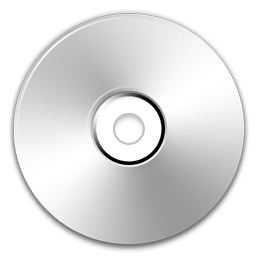
%> input picture CD.bmp, 256 x 256 px
$ octave vizSys_uloha2.m   (GNU Octave 9; MATLAB toolbox functions it lacks are replaced by stand-ins)
%> lines starting %> are read from the running program, lines starting %| are printed output that depends on the picture; in (x1, y1, x2, y2) boxes, pixels count from 0 and x2, y2 are one past the last pixel; in counts of white or black regions, pixels touching at a corner belong together; the program's own positions count from 1
clear all;
clc;
%% Uprava vstupneho obrazku
% nacitanie
I = imread('C:\Users\Ka鑕nka\Desktop\hough\CD.bmp');
%> I is the input picture: size 256x256x3 uint8; min 0, max 255, mean 224.9
% obrazok do gray
img_gray = rgb2gray(I);
% gaussov filter
filter = fspecial('gaussian',3,3);
img_gauss = imfilter(img_gray,filter);
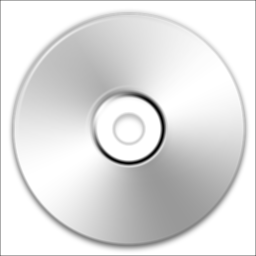
%> img_gauss: size 256x256 uint8; min 1, max 255, mean 223.6
% najdenie hran pomocou canny
Img = edge(img_gauss,'canny');
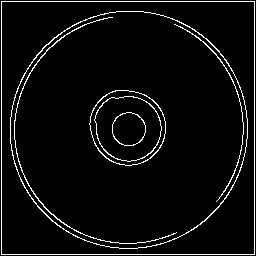
%> Img: size 256x256 logical; 4.9% white in thin lines or dots
Img2 = edge(img_gray,'canny');
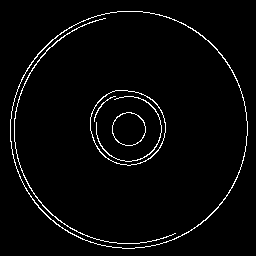
%> Img2: size 256x256 logical; 2.9% white in thin lines or dots, all inside (x1, y1, x2, y2) = (10, 11, 248, 249)
%% Houghova transformacia
r=3; % radius
r2 = r^2;
prah=4; %prahova hodnota ktoru odcitame od akumulatora
Akumulator = zeros(size(Img)); % vytvor韒e si akumul醫or
[yNenulove xNenulove] = find(Img); % najdeme vsetky nenulove x,y (hrany)
%> yNenulove = 3192 values from 2 to 255; xNenulove = 3192 values from 2 to 255
nRiadkov = size(Img,1); % pocet riadkov v binary image
%> nRiadkov = 256
nStlpcov = size(Img,2); % pocet stlpcov v binary image
%> nStlpcov = 256

for n = 1:numel(xNenulove) % od 1 do poctu prvkov v xIndex
    dolna=xNenulove(n)-r; %aktualny prvok xNenulove - radius
    horna=xNenulove(n)+r; %aktualny prvok xNenulove + radius
    if (dolna<1) %kazda dolna mensia ako 1 sa rovna 1
        dolna=1;
    end
    if (horna>nStlpcov) %kazda horna vacsia ako pocet stlpcov = poctu stlpcov
        horna=nStlpcov;
    end
    for x0 = dolna:horna %prechadzame od dolnej po hornu
        yOdchylka = sqrt(r2-(xNenulove(n)-x0)^2); %pocitame odchylku
        y1 = round(yNenulove(n)-yOdchylka);
        y2 = round(yNenulove(n)+yOdchylka);

        if y1 < nRiadkov && y1 >= 1 %ak y01 je v rozmedzi 1 a poctu riadkov
            Akumulator(y1,x0) = Akumulator(y1,x0)+1; %zvys cislo v akumulatore na danej
        end                              %pozicii o 1

        if y2 < nRiadkov && y2 >= 1 %ak y01 je v rozmedzi 1 a poctu riadkov
            Akumulator(y2,x0) = Akumulator(y2,x0)+1; %zvys cislo v akumulatore na danej
        end                              %pozicii o 1
    end
end
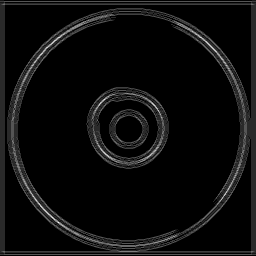
%> Akumulator: size 256x256 double; min 0, max 12, mean 0.612; drawn with min black and max white
y = []; x = [];
AkumulatorMax = imregionalmax(Akumulator); %lokalne maximum
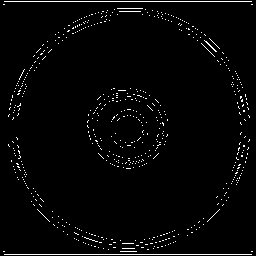
%> AkumulatorMax: size 256x256 logical; 2.4% white in thin lines or dots
[mozne_y0 mozne_x0] = find(AkumulatorMax == 1); %zoberieme najdene lok. maxima, vyberieme z nich suradnice na ktorych je 1
%> mozne_y0 = 1580 values from 2 to 255; mozne_x0 = 1580 values from 4 to 253
AkumDocasny = Akumulator - prah; %od akumulatora odcitame prahovu hodnotu
for n = 1:numel(mozne_y0) %vykonavame od 1 po pocet prvkov v moznom y0
    if AkumDocasny(mozne_y0(n),mozne_x0(n)) >= 0 %ak docasny acc ma hodnotu viac ako 0 na aktualnych suradniciach mozne y0 a mozne x0
        y = [y;mozne_y0(n)]; %potom pridame do y, mozne y0 na aktualnych suradniciach
        x = [x;mozne_x0(n)]; %potom pridame do x, mozne x0 na aktualnych suradniciach
    end
end
%> this loop made 1580 passes
%> (y, x) on passes 1 to 7: (5, 4), ([5; 252], [4; 4]), ([5; 252; 2], [4; 4; 5]), ([5; 252; 2; 5], [4; 4; 5; 5]), ([5; 252; 2; 5; 252], [4; 4; 5; 5; 5]), ([5; 252; 2; 5; 252; 255], [4; 4; 5; 5; 5; 5]), ([5; 252; 2; 5; 252; 255; 2], [4; 4; 5; 5; 5; 5; 6])
%> x on pass 24: [4; 4; 5; 5; 5; 5; 6; 6; 7; 7; 8; 8; 9; 9; 10; 10]
%> after the loop, x = 1390 values from 4 to 253; y = 1390 values, max 255 at index 6, min 2 at index 3, mean 130.5
%% Vykreslenie najdenych kruhov do povodneho obrazku
imshow(Img);
hold on;
nBodov = size(x);
%> nBodov = [1390 1]
nBodov = nBodov(1)
%> nBodov = 1390
for i = 1:nBodov
       plot(x,y,'r.','MarkerSize',10)
end
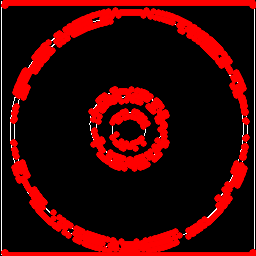
%> figure redrawn from the program's plot data
